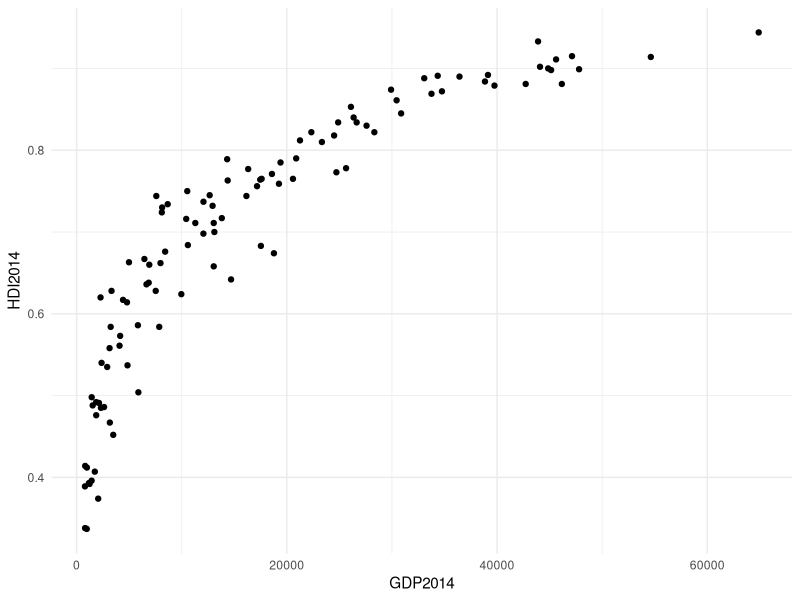
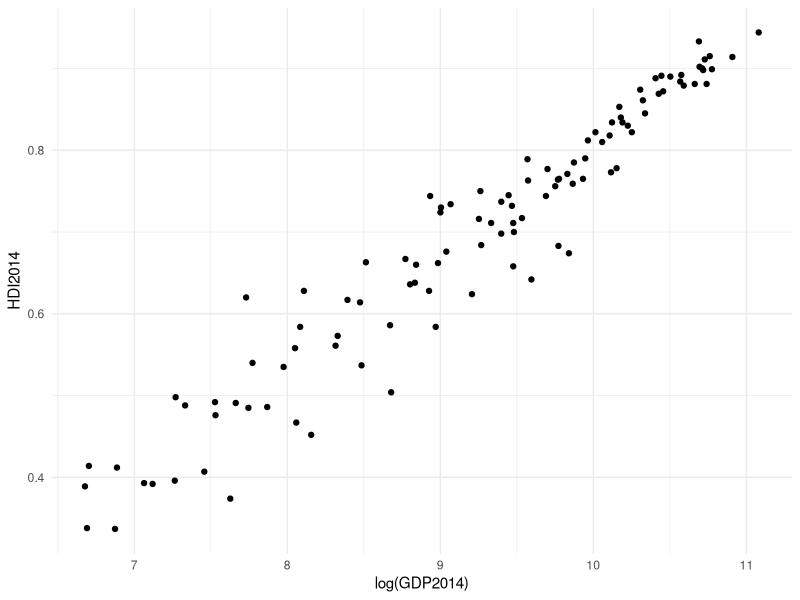
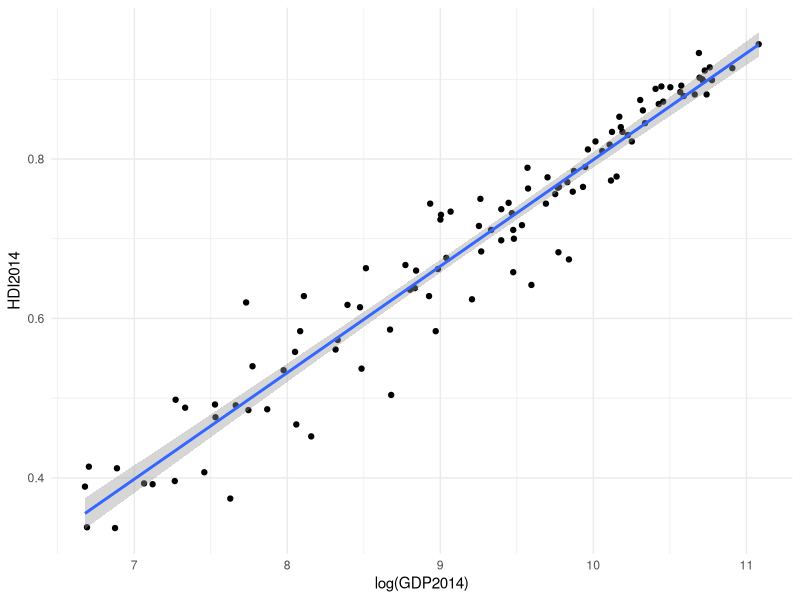
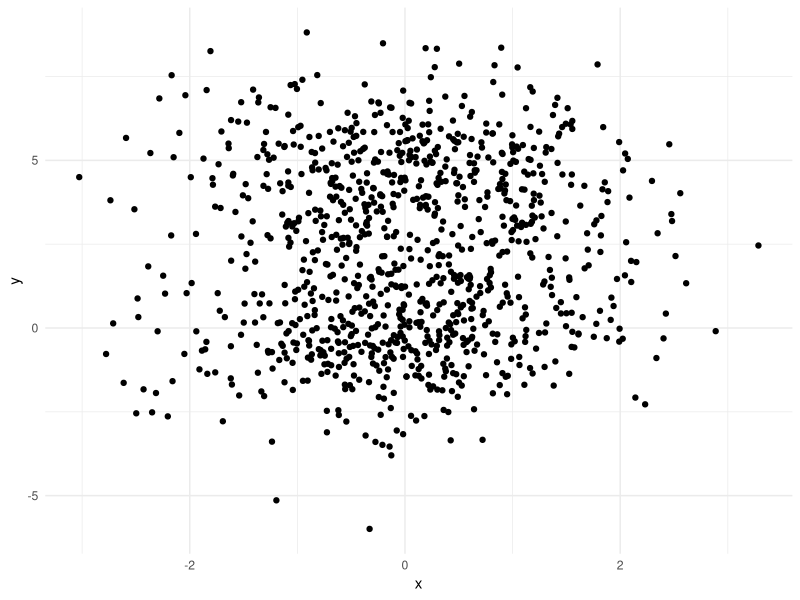
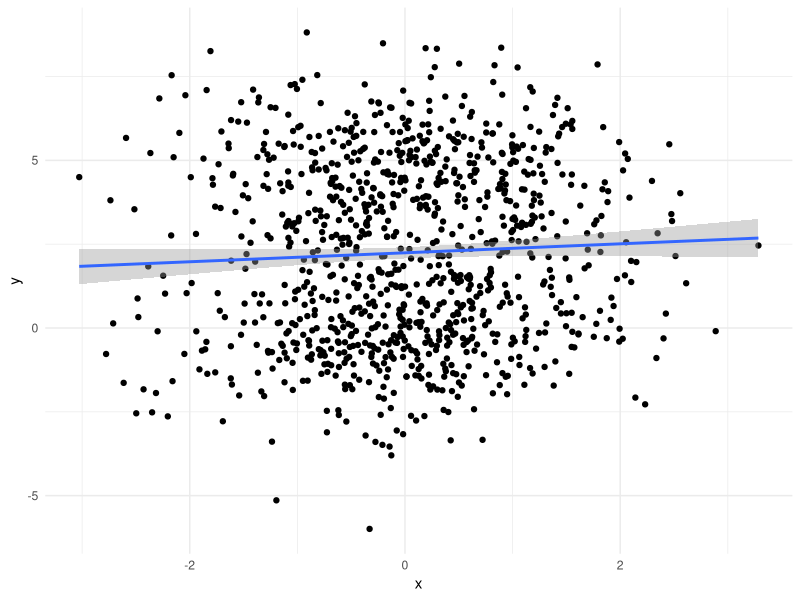
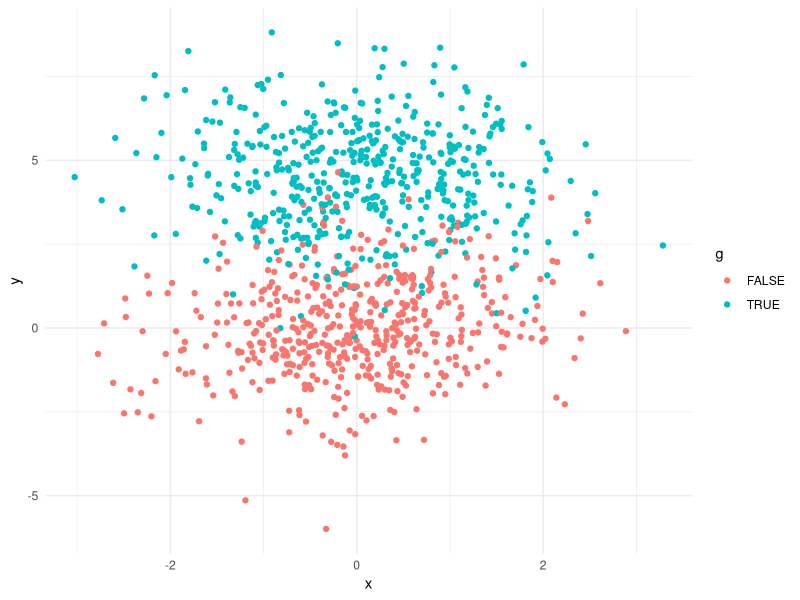
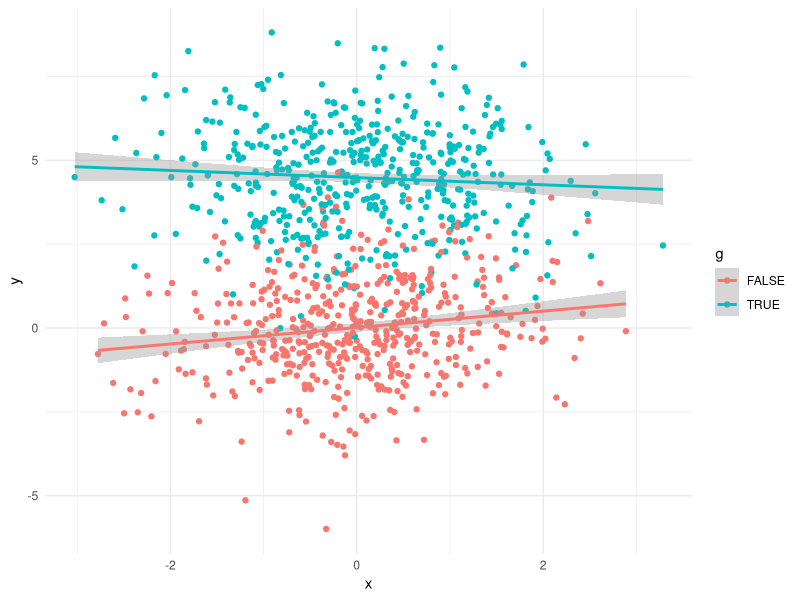
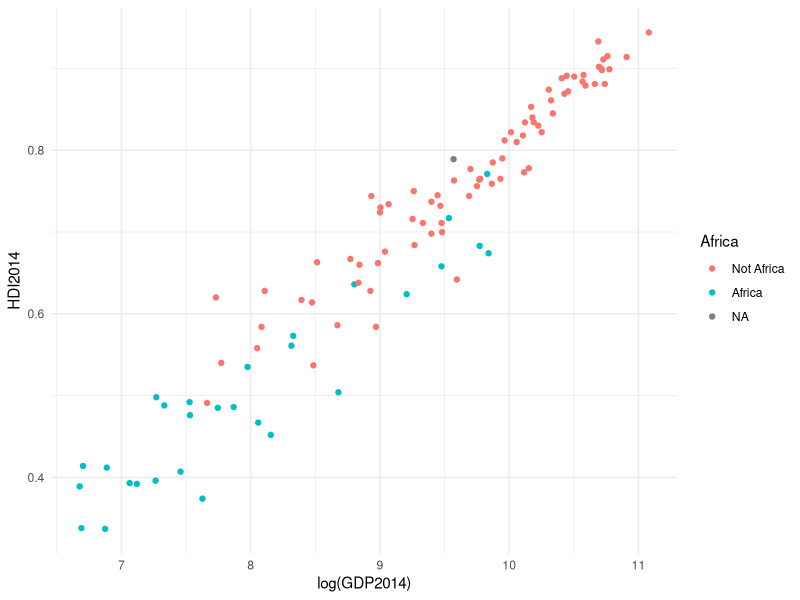

Write R code to recreate these figures, in order.
set.seed(1222015)

library(effects)
library(ggplot2)

norris <- read.csv("./data/norris-data-subset.csv")

summary(norris$HDI2014)
summary(norris$GDP2014)


#########################
# Functional Forms
#########################

ggplot(norris, aes(GDP2014, HDI2014)) +
  geom_point() +
  theme_minimal()

# this is obviously nonlinear, which can be a problem for OLS
# taking the log solves this

nointeractionplot <- ggplot(norris, aes(log(GDP2014), HDI2014)) +
  geom_point() +
  theme_minimal()
nointeractionplot

summary(lm(HDI2014 ~ log(GDP2014),
           data = norris))

nointeractionplot + geom_smooth(method = "lm")

#########################
# Interactions
#########################
thedata <- data.frame(
  x = rnorm(1000),
  g = c(FALSE, TRUE))

thedata$y <- with(thedata, rnorm(1000, 0 + .33 * x + 4.5* g - .5 * x * g, 1.5))

nointeract <- ggplot(thedata, aes(x, y)) +
  geom_point() +
  theme_minimal()
nointeract

summary(lm(y ~ x, data = thedata))

nointeract + geom_smooth(method = "lm")


interact <- ggplot(thedata, aes(x,y, color = g)) +
  geom_point() +
  theme_minimal()
interact

summary(lm(y ~ x * g, data = thedata))

interact + geom_smooth(method = "lm")

# But what about Africa?
norris$Africa <- factor(norris$Africa,
                        levels = c(0, 1),
                        labels = c("Not Africa", "Africa"))

ggplot(norris, aes(log(GDP2014), HDI2014)) +
  geom_point(aes(color = Africa)) +
  theme_minimal()

themodel <- lm(HDI2014 ~ log(GDP2014) * Africa,
               data = norris)
summary(themodel)

plot(effect(term= "log(GDP2014):Africa", mod = themodel), multiline = TRUE)
